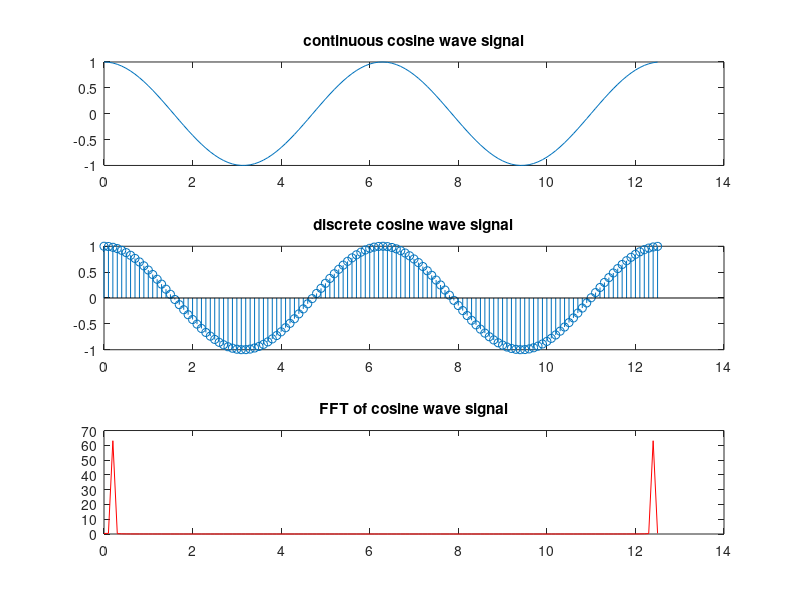

Write MATLAB code to recreate this figure.
%Generation of cosine signal
clc;
close all;
clear all;
T = 2*pi;
t = 0: 0.1: 2*T;
f = 1/T;
u = cos(2*pi*f*t);
s = abs(fft(u));
subplot(311)
plot(t,u)
title('continuous cosine wave signal')
subplot(312)
stem(t,u)
title('discrete cosine wave signal')
subplot(313)
plot(t,s,'r')
title('FFT of cosine wave signal')